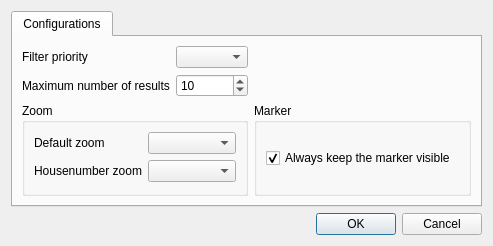
<?xml version="1.0" encoding="UTF-8"?>
<ui version="4.0">
 <class>Config</class>
 <widget class="QDialog" name="Config">
  <property name="geometry">
   <rect>
    <x>0</x>
    <y>0</y>
    <width>493</width>
    <height>241</height>
   </rect>
  </property>
  <property name="windowTitle">
   <string>Ban locator filter configuration</string>
  </property>
  <layout class="QGridLayout" name="gridLayout">
   <item row="2" column="0">
    <widget class="QDialogButtonBox" name="buttonBox">
     <property name="orientation">
      <enum>Qt::Horizontal</enum>
     </property>
     <property name="standardButtons">
      <set>QDialogButtonBox::Cancel|QDialogButtonBox::Ok</set>
     </property>
    </widget>
   </item>
   <item row="0" column="0">
    <widget class="QTabWidget" name="tabWidget">
     <property name="currentIndex">
      <number>0</number>
     </property>
     <widget class="QWidget" name="tab_2">
      <attribute name="title">
       <string>Configurations</string>
      </attribute>
      <layout class="QGridLayout" name="gridLayout_2">
       <item row="5" column="0" colspan="2">
        <widget class="QGroupBox" name="ZoomBox">
         <property name="title">
          <string>Zoom</string>
         </property>
         <layout class="QFormLayout" name="formLayout">
          <item row="3" column="0">
           <widget class="QLabel" name="label">
            <property name="text">
             <string>Housenumber zoom</string>
            </property>
           </widget>
          </item>
          <item row="2" column="0">
           <widget class="QLabel" name="label_4">
            <property name="text">
             <string>Default zoom</string>
            </property>
           </widget>
          </item>
          <item row="2" column="1">
           <widget class="QComboBox" name="location_default_zoom">
            <property name="currentText">
             <string/>
            </property>
           </widget>
          </item>
          <item row="3" column="1">
           <widget class="QComboBox" name="location_housenumber_zoom"/>
          </item>
         </layout>
        </widget>
       </item>
       <item row="3" column="0">
        <widget class="QLabel" name="label_3">
         <property name="text">
          <string>Maximum number of results</string>
         </property>
        </widget>
       </item>
       <item row="0" column="0">
        <widget class="QLabel" name="label_2">
         <property name="toolTip">
          <string>Need to restart QGis after change</string>
         </property>
         <property name="text">
          <string>Filter priority</string>
         </property>
        </widget>
       </item>
       <item row="0" column="1">
        <widget class="QComboBox" name="locations_priority"/>
       </item>
       <item row="3" column="1">
        <widget class="QSpinBox" name="locations_limit">
         <property name="minimum">
          <number>5</number>
         </property>
         <property name="maximum">
          <number>20</number>
         </property>
         <property name="value">
          <number>10</number>
         </property>
        </widget>
       </item>
       <item row="3" column="2">
        <spacer name="horizontalSpacer_2">
         <property name="orientation">
          <enum>Qt::Horizontal</enum>
         </property>
         <property name="sizeHint" stdset="0">
          <size>
           <width>40</width>
           <height>20</height>
          </size>
         </property>
        </spacer>
       </item>
       <item row="5" column="2">
        <widget class="QGroupBox" name="groupBox">
         <property name="title">
          <string>Marker</string>
         </property>
         <layout class="QVBoxLayout" name="verticalLayout">
          <item>
           <widget class="QCheckBox" name="keep_marker_visible">
            <property name="text">
             <string>Always keep the marker visible</string>
            </property>
            <property name="checked">
             <bool>true</bool>
            </property>
           </widget>
          </item>
         </layout>
        </widget>
       </item>
      </layout>
     </widget>
    </widget>
   </item>
   <item row="1" column="0">
    <spacer name="verticalSpacer">
     <property name="orientation">
      <enum>Qt::Vertical</enum>
     </property>
     <property name="sizeHint" stdset="0">
      <size>
       <width>20</width>
       <height>40</height>
      </size>
     </property>
    </spacer>
   </item>
  </layout>
 </widget>
 <resources/>
 <connections>
  <connection>
   <sender>buttonBox</sender>
   <signal>accepted()</signal>
   <receiver>Config</receiver>
   <slot>accept()</slot>
   <hints>
    <hint type="sourcelabel">
     <x>254</x>
     <y>419</y>
    </hint>
    <hint type="destinationlabel">
     <x>157</x>
     <y>274</y>
    </hint>
   </hints>
  </connection>
  <connection>
   <sender>buttonBox</sender>
   <signal>rejected()</signal>
   <receiver>Config</receiver>
   <slot>reject()</slot>
   <hints>
    <hint type="sourcelabel">
     <x>322</x>
     <y>419</y>
    </hint>
    <hint type="destinationlabel">
     <x>286</x>
     <y>274</y>
    </hint>
   </hints>
  </connection>
 </connections>
</ui>
